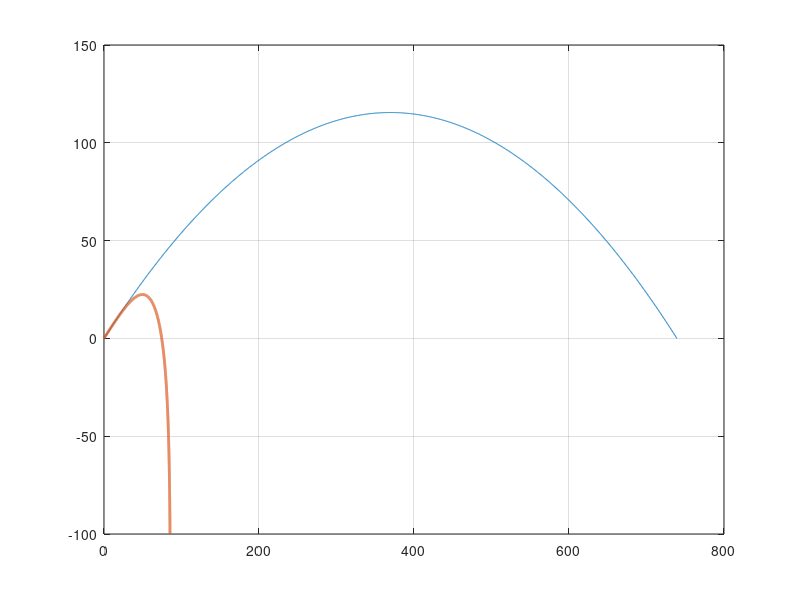

Here is the MATLAB script that generated this plot: (Note: this script raises an error after producing the figure.)
% Ethan LaFleur
% 11/7/19
% ECE 202 Project 2 Phase 3
% Short description: In this project we calculate the components of the
% baseballs first without drag, and next with drag. In Phase 3 we calculate
% the time of flight of the baseball

clear
clf

% ----- givens -----%

x0 = 0; y0 = 0;  % because we really don't care where it starts
v0mph = 112;  % exit velocity, in mph
phi0deg = 32;   % launch angle, in degrees
g = 10;   % gravitional constant
m = .145; %mass of a baseball in kg
Pair = 1.225; %density of air in kg/m^3
A = pi*(.0375)^2; %cross sectional area of a baseball in m^2
C = input('Value for C? '); %asks user for value of C (dimensionless constant)
DragC = .5*C*Pair*A; %common factor for Drag force

% ----- useful variables -----%

mph2mps = 5280 * 12 * 2.54 / 100 / 3600; %variable for changing from mph to m/s
deg2rad = pi()/180; %variable for changing angle from degrees to radians
m2ft = 3.2808; %variable from going from meters to ft

v0 = v0mph * mph2mps;   % exit velocity, in m/s 
phi0 = phi0deg * deg2rad;   % launch angle in rad

v0x = v0 * cos(phi0);   % x-component of v0, in m/s
v0y = v0 * sin(phi0);   % y-component of v0, in m/s


% ----- useful characteristics of trajectory -----%

tH = v0y/g;    % time to reach max. height H, in s 
t_land = 2*tH;    % time to land (assuming flat ground), in s

H = v0y^2/2/g*m2ft;    % maximum height, in m
R =v0x * t_land * m2ft;  % range of baseball (where it lands), in ft


% ----- set up a time array and compute x(t) and y(t) -----

tmin = 0; tmax = t_land;   % stop when the ball lands
N = 2000;   % intervals
t = linspace(tmin, tmax, 1+N);   % time array, connects x(t) and y(t)

xt = x0 + v0x*t;   % x(t), ax = 0 (no drag)
yt = y0 + v0y*t - 1/2 *g*t.^2;   % y(t), ay = -g (no drag)


% ----- numerical solution -----%

dt = (tmax - tmin)/N; %amiubt of time changing between each point of xt and yt
x = zeros(1, 1+N); %initialize x(t)
y = zeros(1, 1+N); % initialize y(t)
x(1) = x0; %First x position
vx = v0x; %Initial x velocity
y(1) = y0; %First y position
vy = v0y;   % Initial y velocity

for n = 1:N   % stop at N
    
    v = sqrt(vx^2+vy^2); %calculates magnitude of the velocity of the baseball
    Fx = -DragC*v*vx; %x component of force on baseball
    Fy = -m*g-DragC*v*vy; %y component of force on baseball
    ax = Fx/m; %x component of acceleration
    ay = Fy/m; %y component of acceleration
    x(n+1) = x(n)+vx*dt+.5*dt^2*ax; %next x position
    y(n+1) = y(n)+vy*dt+.5*ay*dt^2; %next y position
    vx = vx+ax*dt; %next x component of velocity
    vy = vy+ay*dt; %next y component of velocity
    
end


% ----- check analytic vs. numeric -----%

y = y*m2ft; %Converts y from meters to ft
yt = yt*m2ft; %Converts yt from meters to ft
x = x*m2ft; %Converts x from meters to ft
xt = xt*m2ft; %Converts xt from meters to ft
checkSumX = sum(abs(x-xt)) %Checks to see that analytical and numerical solutions of xt are equal. Should be zero or very small number
checkSumY = sum(abs(y-yt)) %Checks to see that analytical and numerical solutions of yt are equal. Should be zero or very small number
                          
% ----- plotting -----%

plot(xt, yt, x, y, 'LineWidth', 2)  %Plots both functions
grid on %turns on grid

ax = gca;
ax.FontSize = 16;   % change the font size for everything

legend({'No Drag', ... %Gives figure a legend
    ['Drag with C=' num2str(C)]}, 'FontSize', 18)

xlabel('x (ft)', 'FontSize', 18) %Gives x axis a label
ylabel('y (ft)', 'FontSize', 18) %Gives y axis a label

title({'ECE 202, Project 2, Phase 3:', ... %Puts title on figure
    'Trajectory of a baseball, comparing no drag vs. drag'}, ...
    'FontSize', 21)

ylim([0, 150])  % add space below and above %sets y axis boundaries

%---------- Exporting ----------%

export = transpose([t; x; y]);
dlmwrite('Project2.csv', export)